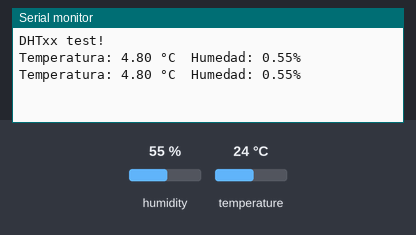
The sketch below on a simulated Arduino Uno, built with avr-gcc and run on an emulated ATmega328P. On the bench: the last lines printed to the serial monitor. The inputs (shaded band) are chosen by the test bench; at power-on: humidity 55 %, temperature 24 °C.

Above: at 10.8 s.
10.9 s: humidity set to 22 %
At 15.5 s:
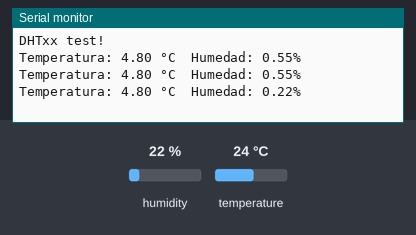
18.4 s: temperature set to 12 °C
At 20.7 s:
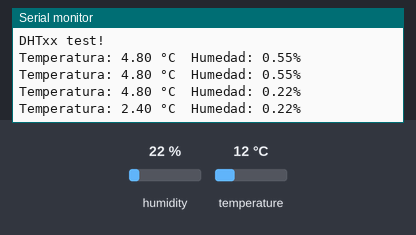
25.9 s: humidity set to 40 %
At 31.2 s:
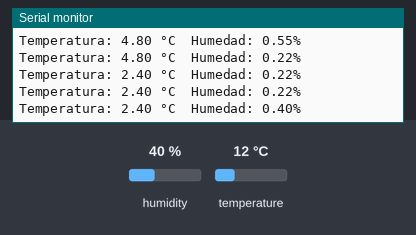
Timing chart, 0 to 32.7 s (numbered marks = the images above; inputs shaded):
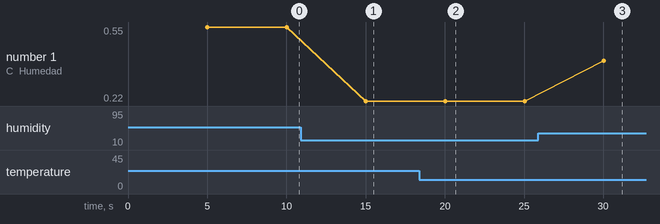

The sketch:

sensor.ino
```cpp
#include <DHT.h>

#define DHTPIN 4
#define DHTTYPE DHT22

DHT dht(DHTPIN, DHTTYPE);

void setup() {
  Serial.begin(115200);
  Serial.println("DHTxx test!");
  dht.begin();
}

void loop() {
  // Espera 5 segundos antes de tomar otra lectura
  delay(5000);

  // Lee la temperatura y la humedad del sensor
  float hume = dht.readHumidity();
  float hume2 = (hume / 100);
  float temp = dht.readTemperature();
  float temp2 = (temp / 5);

  // Verifica si la lectura del sensor fue exitosa
  if (isnan(temp2) || isnan(hume2)) {
    Serial.println("Error al leer el sensor DHT11");
    return;
  }

  // Imprime la temperatura y la humedad en el monitor serial
  Serial.print("Temperatura: ");
  Serial.print(temp2);
  Serial.print(" °C\t");
  Serial.print("Humedad: ");
  Serial.print(hume2);
  Serial.println("%");
}
```

Measured:
- after the input at 10.9 s, the serial monitor: prints a new line after 4.1 s (image 1)
- after the input at 18.4 s, the serial monitor: prints a new line after 1.6 s (image 2)
- after the input at 25.9 s, the serial monitor: prints a new line after 4.1 s (image 3)
- plotted number 1: 0.55 → 0.22 after the input at 10.9 s, 0.22 → 0.4 after the input at 25.9 s
